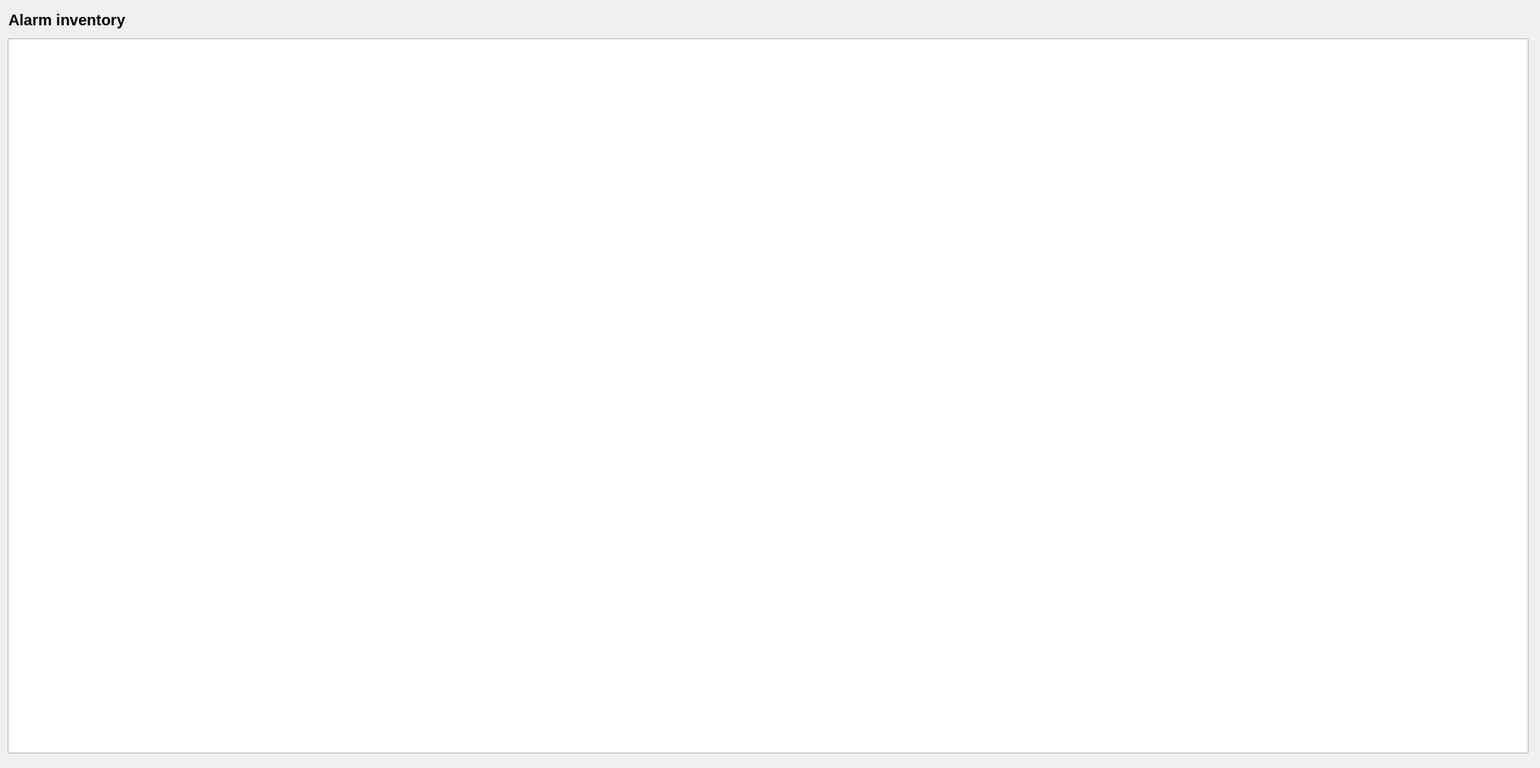
<?xml version="1.0" encoding="UTF-8"?>
<ui version="4.0">
 <class>Alarmlist</class>
 <widget class="QDialog" name="Alarmlist">
  <property name="geometry">
   <rect>
    <x>0</x>
    <y>0</y>
    <width>2006</width>
    <height>1000</height>
   </rect>
  </property>
  <property name="windowTitle">
   <string>Alarm inventory</string>
  </property>
  <property name="windowIcon">
   <iconset>
    <normaloff>../icons/greyBell.jpg</normaloff>../icons/greyBell.jpg</iconset>
  </property>
  <property name="toolTip">
   <string/>
  </property>
  <property name="toolTipDuration">
   <number>-1</number>
  </property>
  <property name="whatsThis">
   <string>My test What is this</string>
  </property>
  <property name="accessibleDescription">
   <string>My Description</string>
  </property>
  <widget class="QLabel" name="alarmInventoryLabel">
   <property name="geometry">
    <rect>
     <x>11</x>
     <y>10</y>
     <width>311</width>
     <height>31</height>
    </rect>
   </property>
   <property name="font">
    <font>
     <pointsize>15</pointsize>
     <weight>75</weight>
     <bold>true</bold>
    </font>
   </property>
   <property name="text">
    <string>Alarm inventory</string>
   </property>
  </widget>
  <widget class="QTableView" name="alarmInventoryTableView">
   <property name="geometry">
    <rect>
     <x>10</x>
     <y>50</y>
     <width>1981</width>
     <height>931</height>
    </rect>
   </property>
   <property name="whatsThis">
    <string>Table of system alarms</string>
   </property>
   <property name="locale">
    <locale language="English" country="Sweden"/>
   </property>
   <property name="alternatingRowColors">
    <bool>true</bool>
   </property>
   <property name="sortingEnabled">
    <bool>true</bool>
   </property>
   <property name="wordWrap">
    <bool>true</bool>
   </property>
   <attribute name="horizontalHeaderHighlightSections">
    <bool>true</bool>
   </attribute>
   <attribute name="horizontalHeaderShowSortIndicator" stdset="0">
    <bool>true</bool>
   </attribute>
   <attribute name="verticalHeaderVisible">
    <bool>false</bool>
   </attribute>
   <attribute name="verticalHeaderShowSortIndicator" stdset="0">
    <bool>true</bool>
   </attribute>
  </widget>
 </widget>
 <resources/>
 <connections/>
</ui>
